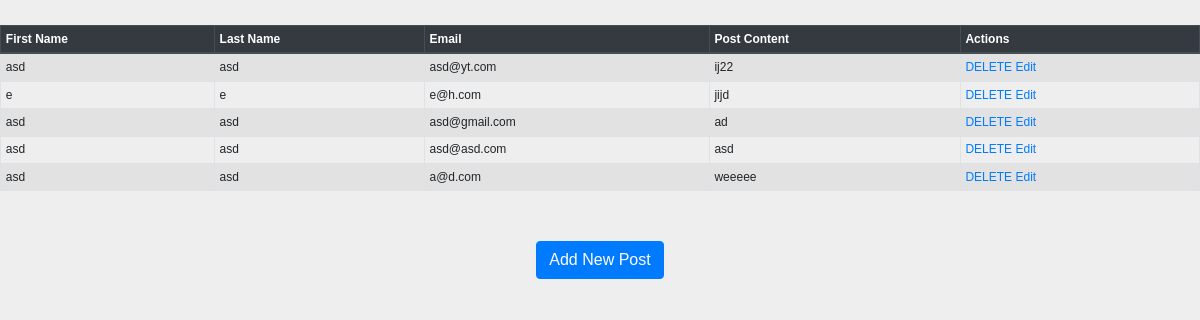
Screenshot of /allposts with the database file from the repository.
### blog_posts/models.py (models this page shows, shortened)
class Post(models.Model):
	first_name=models.CharField(max_length=30, validators=[name_validate])
	last_name=models.CharField(max_length=30, validators=[name_validate])
	email=models.EmailField(max_length=50)
	bpost = models.Field(validators = [bpost_validate])
	class Meta:
		db_table = "post"
		verbose_name_plural = "post"

### blog_posts/views.py (the view)
# urls.py: path('allposts', views.listofposts),
def listofposts(request):
	posts = Post.objects.all()
	return render(request, 'blog_posts/post_list.html', {'posts':posts})

### blog_posts/templates/blog_posts/post_list.html (shortened to what this page needs)
<!DOCTYPE html>
<html lang="en">
<head>
     {% load static %}
     <link rel="stylesheet" href="https://maxcdn.bootstrapcdn.com/bootstrap/4.3.1/css/bootstrap.min.css">
    <link rel="stylesheet" href="{% static 'css/style.css' %}"/>
</head>
<body>
<table class="table table-striped table-bordered table-sm">
    <thead class="thead-dark">
    <tr>
        <th>First Name</th>
        <th>Last Name</th>
        <th>Email</th>
        <th>Post Content</th>
        <th>Actions</th>
    </tr>
    </thead>
    <tbody>
     <tr>
{% for post in posts %}
        <td>{{ post.first_name }}</td>
        <td>{{ post.last_name }}</td>
        <td>{{ post.email }}</td>
        <td>{{ post.bpost }}</td>
        <td>
        <a href="/delete/{{ post.id }}">DELETE</a>
        <a href="/edit/{{ post.id }}"><span class="glyphicon glyphicon-pencil" >Edit</span></a>
        </td>
            </tr>
{% endfor %}
    </tbody>
</table>
<br>
<br>
<center><a href="/blogpost" class="btn btn-primary">Add New Post</a></center>
</body>
</html>

### static/css/style.css (style rules this page uses)
body { font:12px/1.4 Verdana,Arial; background:#eee; height:100%; margin:25px 0; padding:0 }

### rows the page displays
Post: first_name "asd", last_name "asd", email "asd@yt.com", bpost "ij22"
Post: first_name "e", last_name "e", email "e@h.com", bpost "jijd"
Post: first_name "asd", last_name "asd", email "asd@gmail.com", bpost "ad"
Post: first_name "asd", last_name "asd", email "asd@asd.com", bpost "asd"
Post: first_name "asd", last_name "asd", email "a@d.com", bpost "weeeee"
